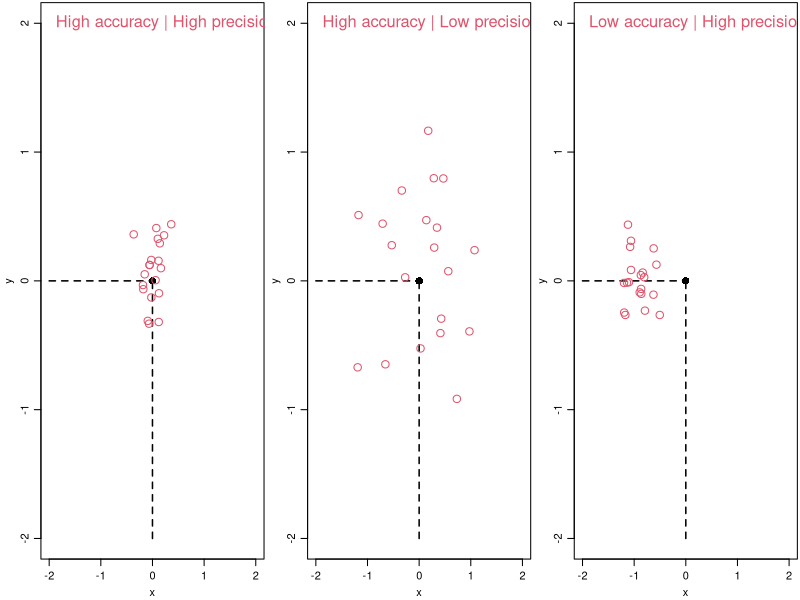

This chart was generated by the following R code:
#autor:      Joao Sollari Lopes
#local:      INE, Lisboa
#Rversion:   3.6.1
#criado:     10.07.2017
#modificado: 06.12.2019

set.seed(12345)
n <- 20
x <- rep(0,n)
y <- rep(0,n)
x1 <- x + rnorm(n,sd=0.2)
y1 <- y + rnorm(n,sd=0.2)
x2 <- x + rnorm(n,sd=0.5)
y2 <- y + rnorm(n,sd=0.5)
x3 <- x + rnorm(n,sd=0.2) - 1
y3 <- y + rnorm(n,sd=0.2)

fnam <- "../images/concept_1.tiff"
tiff(file=fnam,units="in",width=9,height=3,res=300,compression="lzw")
par(mfrow=c(1,3),mgp=c(2,0.75,0),mar=c(3.1,3.1,0.2,0.2))
plot(0,0,xlim=c(-2,2),ylim=c(-2,2),pch=16,cex=1.5,col=1,xlab="x",ylab="y")
lines(c(-2,0),c(0,0),lwd=1.5,lty=2,col=1)
lines(c(0,0),c(-2,0),lwd=1.5,lty=2,col=1)
points(x1,y1,col=2,cex=1.5)
text(-2,2,"High accuracy | High precision",pos=4,cex=1.5,col=2)
plot(0,0,xlim=c(-2,2),ylim=c(-2,2),pch=16,cex=1.5,col=1,xlab="x",ylab="y")
lines(c(-2,0),c(0,0),lwd=1.5,lty=2,col=1)
lines(c(0,0),c(-2,0),lwd=1.5,lty=2,col=1)
points(x2,y2,col=2,cex=1.5)
text(-2,2,"High accuracy | Low precision",pos=4,cex=1.5,col=2)
plot(0,0,xlim=c(-2,2),ylim=c(-2,2),pch=16,cex=1.5,col=1,xlab="x",ylab="y")
lines(c(-2,0),c(0,0),lwd=1.5,lty=2,col=1)
lines(c(0,0),c(-2,0),lwd=1.5,lty=2,col=1)
points(x3,y3,col=2,cex=1.5)
text(-2,2,"Low accuracy | High precision",pos=4,cex=1.5,col=2)
dev.off()
